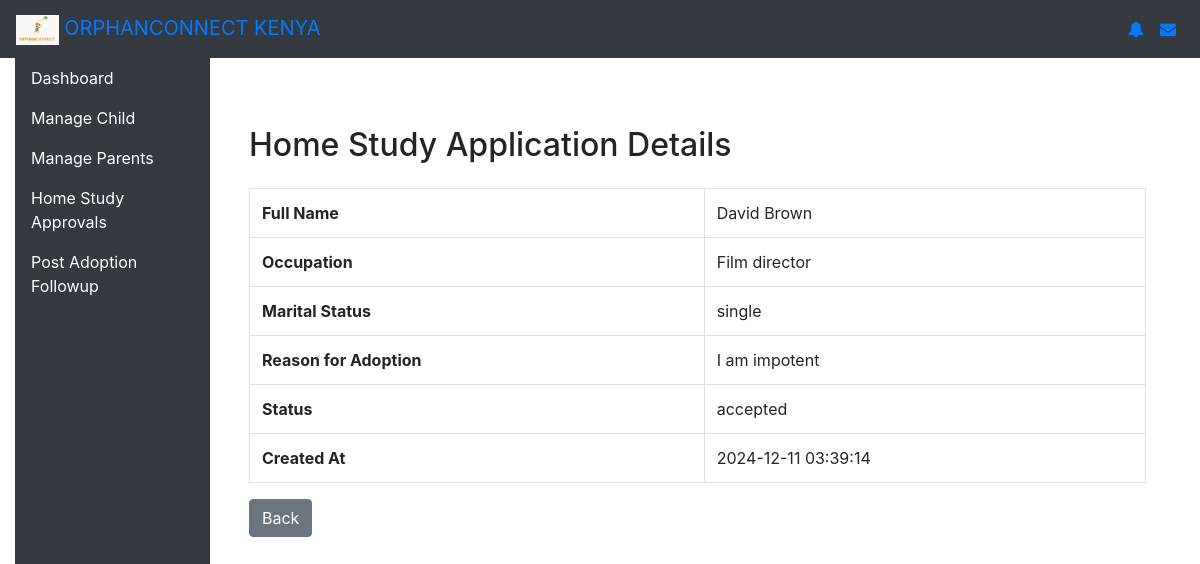
/Social_worker/view_home_study.php?id=9, run on the app's committed database.
### tables this page shows
CREATE TABLE `home_study_applications` (
  `id` int(11) NOT NULL,
  `parent_id` int(11) NOT NULL,
  `full_name` varchar(255) NOT NULL,
  `home_address` text NOT NULL,
  `occupation` varchar(255) NOT NULL,
  `marital_status` varchar(100) NOT NULL,
  `health_status` text DEFAULT NULL,
  `annual_income` decimal(10,2) NOT NULL,
  `references` text NOT NULL,
  `criminal_record` enum('yes','no') NOT NULL,
  `code_of_conduct` varchar(255) NOT NULL,
  `adopt_reason` text NOT NULL,
  `additional_notes` text DEFAULT NULL,
  `created_at` timestamp NOT NULL DEFAULT current_timestamp(),
  `updated_at` timestamp NOT NULL DEFAULT current_timestamp() ON UPDATE current_timestamp(),
  `status` enum('pending','accepted','rejected','submitted') DEFAULT 'pending'
);

### Social_worker/view_home_study.php (the view, shortened to what this page needs)
<?php
$servername = "localhost";
$username = "root";
$password = "";
$dbname = "adoption";
$conn = new mysqli($servername, $username, $password, $dbname);
$applicationId = $_GET['id'] ?? null;
if ($applicationId) {
    $sql = "SELECT * FROM home_study_applications WHERE id = ?";
    $stmt = $conn->prepare($sql);
    $stmt->bind_param("i", $applicationId);
    $stmt->execute();
    $result = $stmt->get_result();
    if ($result->num_rows > 0) {
        $application = $result->fetch_assoc();
    } else {
        die("Application not found.");
    }
} else {
    die("Invalid application ID.");
}
include "nav/nav.php";
?>
<!DOCTYPE html>
<html lang="en">
<head>
    <link rel="stylesheet" href="https://stackpath.bootstrapcdn.com/bootstrap/4.3.1/css/bootstrap.min.css">
</head>
<body>
<div class="container mt-5">
    <h2 class="mb-4">Home Study Application Details</h2>
    <table class="table table-bordered">
        <tr>
            <th>Full Name</th>
            <td><?php echo htmlspecialchars($application['full_name']); ?></td>
        </tr>
        <tr>
            <th>Occupation</th>
            <td><?php echo htmlspecialchars($application['occupation']); ?></td>
        </tr>
        <tr>
            <th>Marital Status</th>
            <td><?php echo htmlspecialchars($application['marital_status']); ?></td>
        </tr>
        <tr>
            <th>Reason for Adoption</th>
            <td><?php echo htmlspecialchars($application['adopt_reason']); ?></td>
        </tr>
        <tr>
            <th>Status</th>
            <td><?php echo htmlspecialchars($application['status']); ?></td>
        </tr>
        <tr>
            <th>Created At</th>
            <td><?php echo htmlspecialchars($application['created_at']); ?></td>
        </tr>
    </table>
    <a href="home_study_approvals.php" class="btn btn-secondary">Back</a>
</div>
</body>
</html>

### data on the page
home_study_applications: full_name "David Brown", occupation "Film director", marital_status "single", adopt_reason "I am impotent", status "accepted", created_at "2024-12-11 03:39:14"
